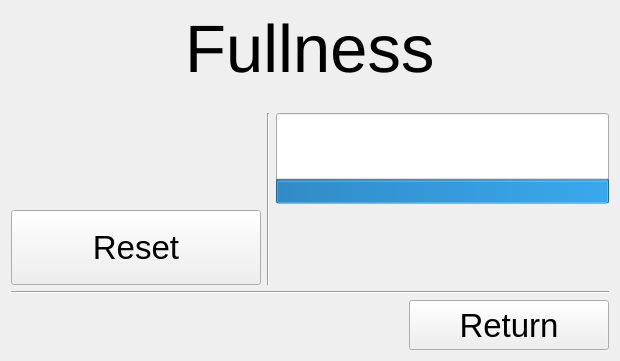
      <widget class="QWidget" name="fullness">
       <layout class="QVBoxLayout" name="verticalLayout_23">
        <item alignment="Qt::AlignHCenter|Qt::AlignVCenter">
         <widget class="QLabel" name="label_4">
          <property name="font">
           <font>
            <pointsize>50</pointsize>
           </font>
          </property>
          <property name="text">
           <string>Fullness</string>
          </property>
         </widget>
        </item>
        <item>
         <spacer name="verticalSpacer_31">
          <property name="orientation">
           <enum>Qt::Vertical</enum>
          </property>
          <property name="sizeType">
           <enum>QSizePolicy::Fixed</enum>
          </property>
          <property name="sizeHint" stdset="0">
           <size>
            <width>20</width>
            <height>20</height>
           </size>
          </property>
         </spacer>
        </item>
        <item>
         <layout class="QHBoxLayout" name="horizontalLayout_37">
          <item>
           <layout class="QVBoxLayout" name="verticalLayout_42">
            <item>
             <widget class="MyPlot" name="fullnessPlot" native="true">
              <property name="sizePolicy">
               <sizepolicy hsizetype="Expanding" vsizetype="Expanding">
                <horstretch>0</horstretch>
                <verstretch>0</verstretch>
               </sizepolicy>
              </property>
             </widget>
            </item>
            <item alignment="Qt::AlignLeft|Qt::AlignBottom">
             <widget class="QPushButton" name="fullnessResetButton">
              <property name="sizePolicy">
               <sizepolicy hsizetype="Minimum" vsizetype="Minimum">
                <horstretch>0</horstretch>
                <verstretch>0</verstretch>
               </sizepolicy>
              </property>
              <property name="minimumSize">
               <size>
                <width>250</width>
                <height>75</height>
               </size>
              </property>
              <property name="font">
               <font>
                <pointsize>25</pointsize>
               </font>
              </property>
              <property name="text">
               <string>Reset</string>
              </property>
             </widget>
            </item>
           </layout>
          </item>
          <item>
           <widget class="Line" name="line_38">
            <property name="orientation">
             <enum>Qt::Vertical</enum>
            </property>
           </widget>
          </item>
          <item>
           <layout class="QVBoxLayout" name="verticalLayout_24">
            <item>
             <widget class="QProgressBar" name="fullnessBar">
              <property name="sizePolicy">
               <sizepolicy hsizetype="Minimum" vsizetype="Expanding">
                <horstretch>0</horstretch>
                <verstretch>0</verstretch>
               </sizepolicy>
              </property>
              <property name="minimumSize">
               <size>
                <width>333</width>
                <height>0</height>
               </size>
              </property>
              <property name="value">
               <number>24</number>
              </property>
              <property name="orientation">
               <enum>Qt::Vertical</enum>
              </property>
              <property name="format">
               <string/>
              </property>
             </widget>
            </item>
            <item alignment="Qt::AlignHCenter|Qt::AlignVCenter">
             <widget class="QLabel" name="fullnessNumber">
              <property name="sizePolicy">
               <sizepolicy hsizetype="Fixed" vsizetype="Fixed">
                <horstretch>0</horstretch>
                <verstretch>0</verstretch>
               </sizepolicy>
              </property>
              <property name="minimumSize">
               <size>
                <width>250</width>
                <height>75</height>
               </size>
              </property>
              <property name="font">
               <font>
                <pointsize>40</pointsize>
                <weight>50</weight>
                <bold>false</bold>
               </font>
              </property>
              <property name="text">
               <string/>
              </property>
              <property name="alignment">
               <set>Qt::AlignCenter</set>
              </property>
             </widget>
            </item>
           </layout>
          </item>
         </layout>
        </item>
        <item>
         <widget class="Line" name="line_37">
          <property name="orientation">
           <enum>Qt::Horizontal</enum>
          </property>
         </widget>
        </item>
        <item alignment="Qt::AlignRight|Qt::AlignVCenter">
         <widget class="QPushButton" name="pushButtonReturn_2">
          <property name="sizePolicy">
           <sizepolicy hsizetype="Minimum" vsizetype="Minimum">
            <horstretch>0</horstretch>
            <verstretch>0</verstretch>
           </sizepolicy>
          </property>
          <property name="minimumSize">
           <size>
            <width>200</width>
            <height>50</height>
           </size>
          </property>
          <property name="font">
           <font>
            <pointsize>25</pointsize>
            <weight>50</weight>
            <bold>false</bold>
           </font>
          </property>
          <property name="layoutDirection">
           <enum>Qt::LeftToRight</enum>
          </property>
          <property name="autoFillBackground">
           <bool>false</bool>
          </property>
          <property name="text">
           <string>Return</string>
          </property>
          <property name="checkable">
           <bool>false</bool>
          </property>
         </widget>
        </item>
       </layout>
      </widget>
